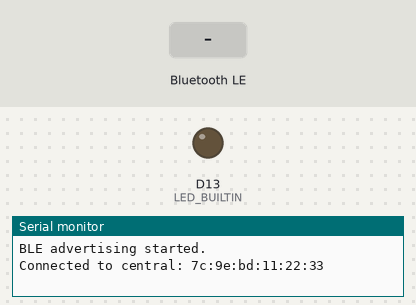
Simulated run of this sketch. Board: Arduino Nano 33 IoT. Shown: output pins drawn as LEDs (lit = HIGH), the last lines printed to the serial monitor. Dashed ring = blinking. The inputs (shaded band) are chosen by the test bench. Nothing arrives over Bluetooth unless stated; a phone connects over Bluetooth LE 3 s after start.

Above: at 3.8 s.
3.9 s: Bluetooth LE write "2" received
At 4.3 s:
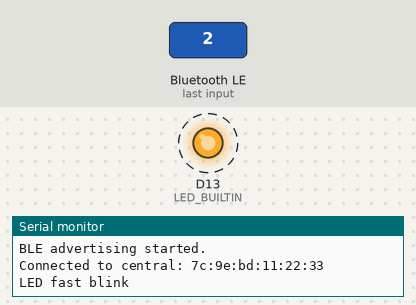
6.9 s: Bluetooth LE write "1" received
At 8.1 s:
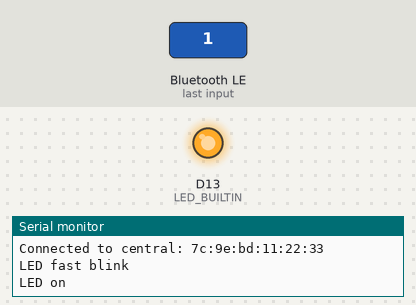
8.4 s: Bluetooth LE write "0" received
At 9.5 s:
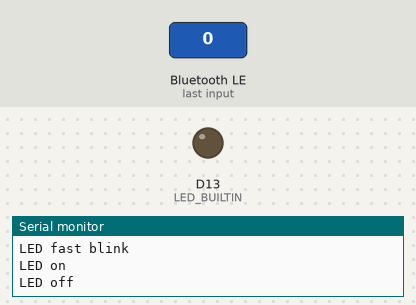
Timing chart, 0 to 11.4 s (numbered marks = the images above; inputs shaded):
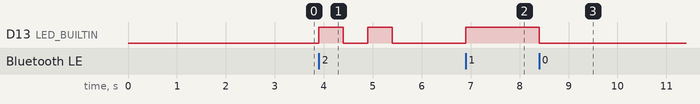

Measured:
- after the input at 3.9 s, D13 (LED_BUILTIN): alternates HIGH for 0.50 s and LOW for 0.50 s, 4 changes in all, then stays LOW, starting at once
- after the input at 6.9 s, D13 (LED_BUILTIN): LOW → HIGH at once
- after the input at 8.4 s, D13 (LED_BUILTIN): HIGH → LOW at once

The sketch:

ble_led.ino
```cpp
#include <ArduinoBLE.h>

// BLE services and characteristics
BLEService ledService("180A"); // Device information
BLEByteCharacteristic switchCharacteristic("2A57", BLERead | BLEWrite); // Digital output

void setup() {
  pinMode(LED_BUILTIN, OUTPUT);

  Serial.begin(9600);
  while (!Serial);

  // BLE initialization
  if (!BLE.begin()) {
    Serial.println("BLE init failed.");
    while (1);
  }

  // BLE advertising
  BLE.setLocalName("Nano 33 IoT");
  BLE.setAdvertisedService(ledService);
  ledService.addCharacteristic(switchCharacteristic);
  BLE.addService(ledService);
  switchCharacteristic.writeValue(0); // init value
  BLE.advertise();
  Serial.println("BLE advertising started.");
}

void loop() {
  BLEDevice central = BLE.central(); // query central connected

  if (central) {
    Serial.print("Connected to central: ");
    Serial.println(central.address());

    while (central.connected()) {
      if (switchCharacteristic.written()) {
        switch (switchCharacteristic.value()) {
          case 1:
            Serial.println("LED on");
            digitalWrite(LED_BUILTIN, HIGH);
            break;
          case 2:
            Serial.println("LED fast blink");
            digitalWrite(LED_BUILTIN, HIGH);
            delay(500);
            digitalWrite(LED_BUILTIN, LOW);
            delay(500);
            digitalWrite(LED_BUILTIN, HIGH);
            delay(500);
            digitalWrite(LED_BUILTIN, LOW);
            break;
          case 3:
            Serial.println("LED slow blink");
            digitalWrite(LED_BUILTIN, HIGH);
            delay(1000);
            digitalWrite(LED_BUILTIN, LOW);
            delay(1000);
            digitalWrite(LED_BUILTIN, HIGH);
            delay(1000);
            digitalWrite(LED_BUILTIN, LOW);
            break;
          default:
            Serial.println("LED off");
            digitalWrite(LED_BUILTIN, LOW);
            break;
        }
      }
    }

    // central disconnected
    Serial.print("Disconnected from central: ");
    Serial.println(central.address());
    digitalWrite(LED_BUILTIN, LOW);
  }
}
```
